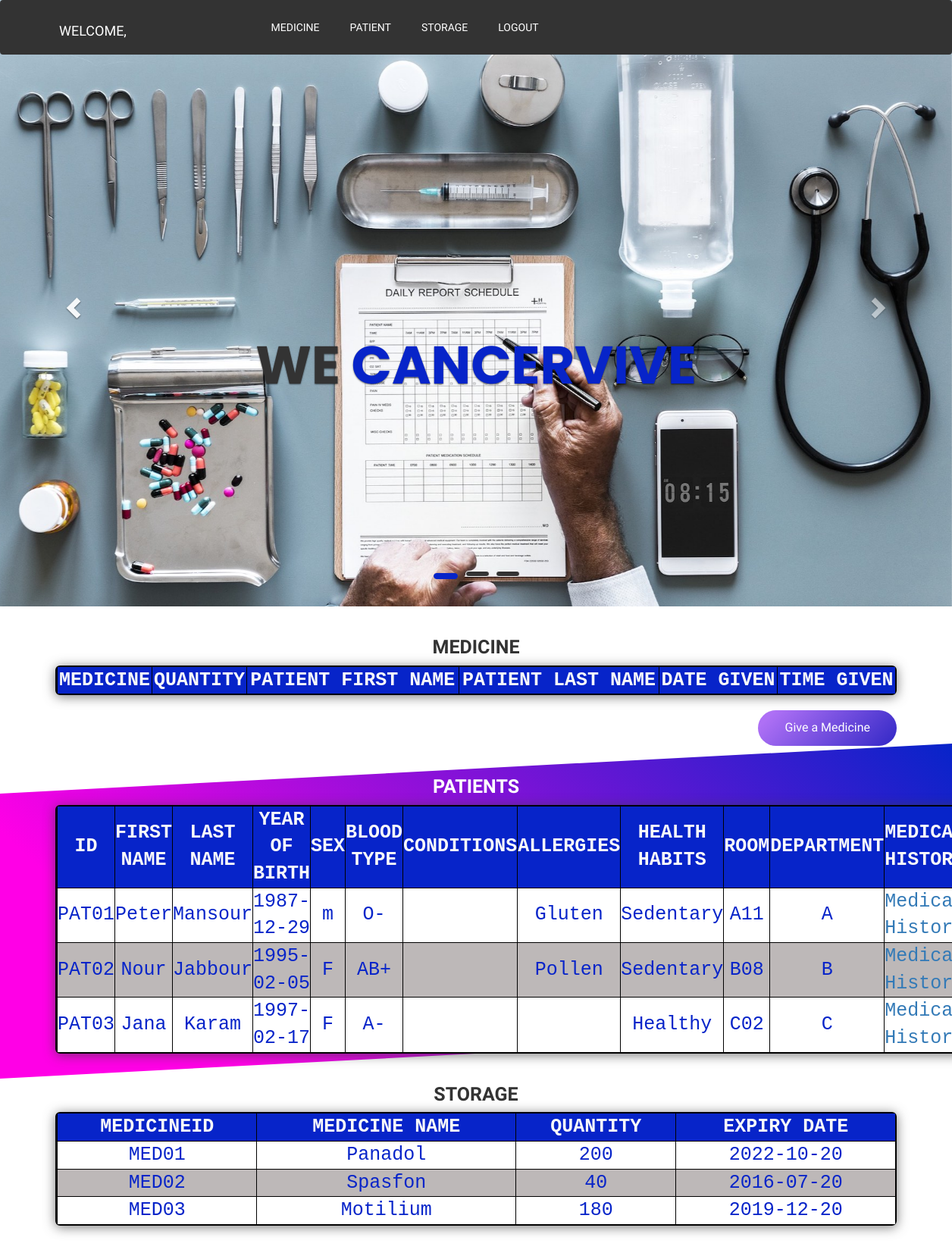
The page /nurse.php on the database its author committed.
### tables this page shows
CREATE TABLE IF NOT EXISTS PATIENT
(
 patientID VARCHAR(5) NOT NULL, CHECK(patientID LIKE 'PAT%'),
 fname VARCHAR(20) NOT NULL, 
 lname VARCHAR(20) NOT NULL,
 yearOfBirth DATE, 
  sex CHAR(2) DEFAULT 'F', CHECK (sex IN ('M','F','m','f')),
 bloodType VARCHAR(3) NOT NULL DEFAULT 'A+', CHECK (bloodType IN ('A+','A-','B+','B-','AB+','AB-','O+','O-')),
conditions VARCHAR(200),
allergies VARCHAR(100),
healthHabits VARCHAR(100), 

 
 PRIMARY KEY (patientID)
);

CREATE TABLE IF NOT EXISTS MEDICINE
(
medicineID VARCHAR(100) NOT NULL, CHECK (medicineID LIKE 'ME%'),
medicineName VARCHAR(20) NOT NULL,
quantity INT DEFAULT 10, CHECK (quantity <=1000),
expiryDate DATE,  

storageID VARCHAR(3), 
CONSTRAINT fk_storage FOREIGN KEY (storageID) REFERENCES STORAGE(storageID),

PRIMARY KEY (medicineID)
);

### nurse.php (the view, shortened to what this page needs)
<?php
include "config.php";
$id=$_SESSION['nurseID'];
?>
<!doctype html>
<html lang="en">
<head>
  <link rel="stylesheet" href="https://maxcdn.bootstrapcdn.com/bootstrap/4.0.0/css/bootstrap.min.css"
>
  <link href="https://cdnjs.cloudflare.com/ajax/libs/twitter-bootstrap/3.3.7/css/bootstrap.min.css" rel="stylesheet">
  <link href="https://cdnjs.cloudflare.com/ajax/libs/animate.css/3.6.2/animate.min.css" rel="stylesheet">
  <link href="https://s3-us-west-2.amazonaws.com/s.cdpn.io/78060/animate.min.css" rel="stylesheet" type="text/css">
  <link href="https://cdnjs.cloudflare.com/ajax/libs/baguettebox.js/1.10.0/baguetteBox.min.css" rel="stylesheet">
  <link rel="stylesheet" href="animate.css">
  <link rel="stylesheet" href="manager2.css">
</head>
<body>
  <header>
    <nav class="navbar navbar-expand-lg navbar-dark navbar-custom fixed-top" id="mainNav">
      <div class="container">
        <a class="navbar-brand js-scroll-trigger" style="background-color: #333 !important;" href="#page-top">
          <span class="logo" style="margin-right:10vw; text-transform: uppercase;">WELCOME, <?php
          $result = mysqli_query($con,"select fname, lname from nurse where nurseID='".$id."'");
          while($row = $result->fetch_assoc()) {
            echo  $row["fname"]." " .$row["lname"] ;
            };?></span>
        </a>
        <div class="collapse navbar-collapse" id="navbarResponsive">
          <ul class="navbar-nav text-uppercase ml-auto">
            <li class="nav-item">
              <a class="nav-link js-scroll-trigger" href="#medicine">Medicine</a>
            </li>
            <li class="nav-item">
              <a class="nav-link js-scroll-trigger" href="#patient">Patient</a>
            </li>
            <li class="nav-item">
              <a class="nav-link js-scroll-trigger" href="#Storage">Storage</a>
            </li>
            <li class="nav-item">
              <a class="nav-link js-scroll-trigger"  href="index.php">Logout</a>
            </li>
          </ul>
        </div>
      </div>
    </nav>
    <section id="home">
      <div id="carousel-example-generic" class="carousel slide" data-ride="carousel">
        <ol class="carousel-indicators">
          <li data-target="#carousel-example-generic" data-slide-to="0" class="active"></li>
          <li data-target="#carousel-example-generic" data-slide-to="1"></li>
          <li data-target="#carousel-example-generic" data-slide-to="2"></li>
        </ol>
        <div class="carousel-inner" role="listbox">
          <div class="item active">
            <div class="banner" style="background-image: url(img/manager.jpg);"></div>
            <div class="carousel-caption">
              <h2 class="animated bounceInRight" style="animation-delay: 1s">We <span>CANCERVIVE</span></h2>
            </div>
          </div>
        </div>
        <a class="left carousel-control" href="#carousel-example-generic" role="button" data-slide="prev">
          <span class="glyphicon glyphicon-chevron-left" aria-hidden="true"></span>
        </a>
        <a class="right carousel-control" href="#carousel-example-generic" role="button" data-slide="next">
          <span class="glyphicon glyphicon-chevron-right" aria-hidden="true"></span>
        </a>
      </div>
    </section>
  </header>
  <section class="mt-5 page-section" id="medicine">
    <div class="container">
      <div class="text-center">
        <h2 class="section-heading text-uppercase font-weight-bold ">Medicine</h2>
      </div>
                <div class="wrapper wow slideInRight" data-wow-duration="1s" style=" overflow: scroll;
    overflow: auto;">
                        <table>
            <tr>
            <th>Medicine</th>
            <th>Quantity</th>
            <th>Patient First Name</th>
            <th>Patient Last Name</th>
            <th>Date Given</th>
            <th>Time Given</th>
            </tr>
            </table>
            <form action="nurse.php" method="post">
              <br>
              <button class="hire" type="submit" name="addmedicine">Give a Medicine</button>
            </form>
    </div>
  </section>
  <section class="mt-5 page-section " id="patient" style="background-image: linear-gradient(
-315deg, #ff00e6 20%, #0724c9); transform:skewY(-3deg); ">
    <div class="container" style="transform:skewY(3deg); ">
                <div class="text-center" >
                    <h2 class="section-heading text-uppercase font-weight-bold" style="color:white !important;" >Patients</h2>
                </div>
                <div class="wrapper wow slideInLeft" data-wow-duration="1s" style=" overflow: scroll; overflow: auto;">
                        <table >
            <tr>
            <th>ID</th>
            <th>First Name</th>
            <th>Last Name</th>
            <th>Year Of Birth</th>
            <th>Sex</th>
            <th>Blood Type</th>
            <th>Conditions</th>
            <th>Allergies</th>
            <th>Health Habits</th>
            <th>Room</th>
            <th>Department</th>
            <th>Medical History</th>
            </tr>
            <?php
          $sql = "SELECT patientID, fname,lname,yearOfBirth,sex,bloodType,conditions,allergies,healthHabits,roomID,departmentID FROM PATIENT NATURAL JOIN BED NATURAL JOIN ROOM NATURAL JOIN OCCUPIES GROUP BY patientID ";
          $result = $con->query($sql);
          while($row = $result->fetch_assoc()) {
          echo "<tr><td>" . $row["patientID"]. "</td><td>" . $row["fname"]. "</td><td>" . $row["lname"] . "</td><td>". $row["yearOfBirth"]. "</td><td>" . $row["sex"]. "</td><td>". $row["bloodType"]. "</td><td>". $row["conditions"]. "</td><td>". $row["allergies"]. "</td><td>". $row["healthHabits"]. "</td><td>" . $row["roomID"] . "</td><td>" . $row["departmentID"]."</td>";?>
          <td><a href="medicalhistory2.php?patientID=<?php echo $row["patientID"]; ?>">Medical History</a></td></tr><?php
          }
            ?>
            </table>
        </div>
        </div>
                </section>
<section class="mt-5 page-section " id="Storage" >
    <div class="container">
                <div class="text-center" >
                    <h2 class="section-heading text-uppercase font-weight-bold" >Storage</h2>
                </div>
                <div class="wrapper wow slideInRight" data-wow-duration="1s" style=" overflow: scroll;
                    overflow: auto;">
                        <table >
            <tr>
            <th>MedicineID</th>
            <th>Medicine Name</th>
            <th>Quantity</th>
            <th>Expiry Date</th>
            </tr>
            <?php
            $sql = "SELECT * FROM MEDICINE ";
            $result = $con->query($sql);
            while($row = $result->fetch_assoc()) {
            echo "<tr><td>" . $row["medicineID"]. "</td><td>" . $row["medicineName"]. "</td><td>" . $row["quantity"] . "</td><td>" . $row["expiryDate"] . "</td></tr>";
            }
            ?>
            </table>
        </div>
        </div>
                </section>
</body>
</html>

### manager2.css (style rules this page uses)
* { margin:0; padding:0; box-sizing: border-box; }
body { font-family: 'Balsamiq Sans', cursive; }
.logo { color: #fff; background:#333!important; }
#mainNav { background-color: #333; top: 0; width: 100%; transition: top 0.3s; position: fixed; }
#mainNav a { float: left; display: block; color: white; text-align: center; padding: 20px; text-decoration: none; }
.navbar { margin-bottom: 0 !important; }
header .carousel-inner .item { height: 100vh; }
.banner { -webkit-background-size: cover; background-size: cover; background-position: center center; background-repeat: no-repeat center; height: 100vh; width: 100%; }
.carousel-caption { padding-bottom: 250px; font-family: poppins; }
.carousel-caption h2 { font-size: 70px; text-transform: uppercase; font-weight: bold; color: #333; }
.carousel-caption h2 span { color: #0724c9; }
.carousel-indicators li { width: 4vh !important; height: 1vh !important; margin:0.5vh !important; background-color: #333 !important; }
.carousel-indicators .active { width: 4vh !important; height: 1vh !important; margin:0.8vh !important; background-color: #0724c9 !important; }
.carousel-control.right { background-image: none; }
.carousel-control.left { background-image: none; }
.carousel-indicators .active { background-color: #0724c9; border-color: #0724c9; }
.page-section h2.section-heading { font-size: 2.5rem; margin-top: 10px; margin-bottom: 1rem; }
table { width: 100%; color: #0724c9; font-family: monospace; font-size: 25px; text-align: left; border-collapse:separate; border:solid black 1px; border-radius:6px; -moz-border-radius:6px; border-spacing: 0; box-shadow: 0 2px 15px rgba(64,64,64,.7); border-width: 0.3vh; }
td , th { border-left:solid black 1px; border-top:solid black 1px; text-align: center; }
th { background-color: #0724c9; border-top: none; color: #fafafa; text-transform: uppercase; }
tr:nth-child(even) { background-color: #ffffff }
* { margin: 0; padding: 0; }
tr:nth-child(odd) { background-color: #bdb8b8 }
.hire { float: right; color: #fff; font-size: 16px; padding: 12px 35px; border-radius: 50px; display: inline-block; border: 0; outline: 0; background-image: linear-gradient(135deg, #ae70f5 10%, #3228c6 100%); }

### rows shown on the page
patient: patientID "PAT01", fname "Peter", lname "Mansour", yearOfBirth "1987-12-29", sex "m", bloodType "O-", allergies "Gluten", healthHabits "Sedentary", roomID "A11", departmentID "A"
patient: patientID "PAT02", fname "Nour", lname "Jabbour", yearOfBirth "1995-02-05", sex "F", bloodType "AB+", allergies "Pollen", healthHabits "Sedentary", roomID "B08", departmentID "B"
patient: patientID "PAT03", fname "Jana", lname "Karam", yearOfBirth "1997-02-17", sex "F", bloodType "A-", healthHabits "Healthy", roomID "C02", departmentID "C"
medicine: medicineID "MED01", medicineName "Panadol", quantity "200", expiryDate "2022-10-20"
medicine: medicineID "MED02", medicineName "Spasfon", quantity "40", expiryDate "2016-07-20"
medicine: medicineID "MED03", medicineName "Motilium", quantity "180", expiryDate "2019-12-20"
